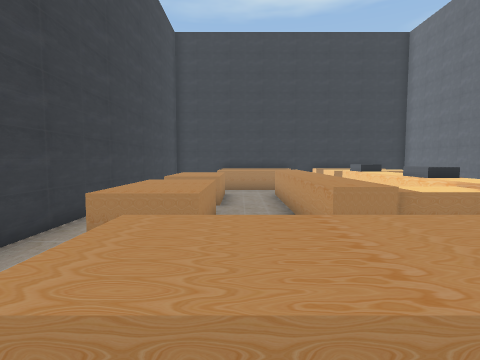
[1] (above)

13 first-person views from a walk through a 3-D level made in the Unity game engine. The camera is 1.4 m above the floor, tilts 4° down and sees 80° across. The floor is counted in squares, 1 m on a side. Each view is taken from the middle of a square. On the plan, view 1 faces up. The plan holds only what a view shows up to about 14 squares ahead; the rest is blank. The player character is not drawn.

[2]
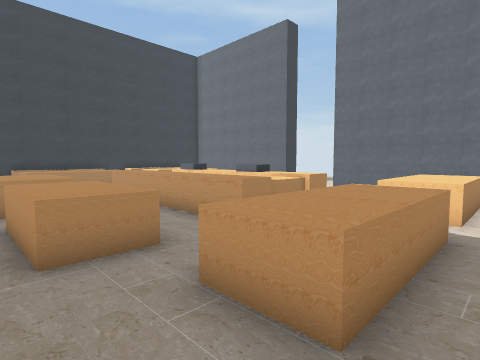

[3]
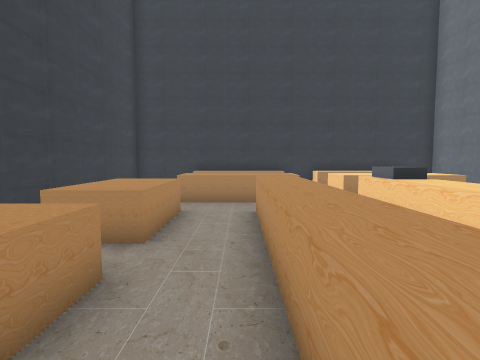

[4]
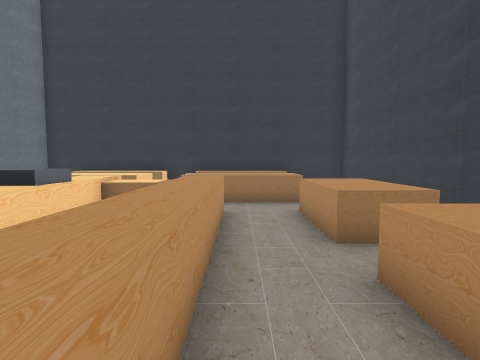

[5]
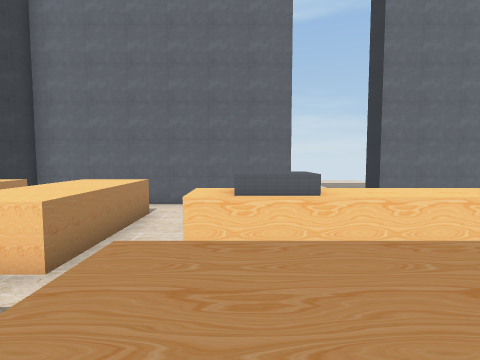

[6]
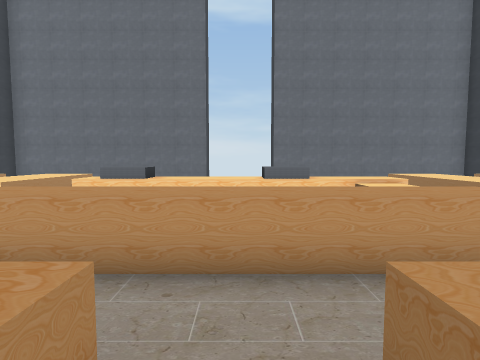

[7]
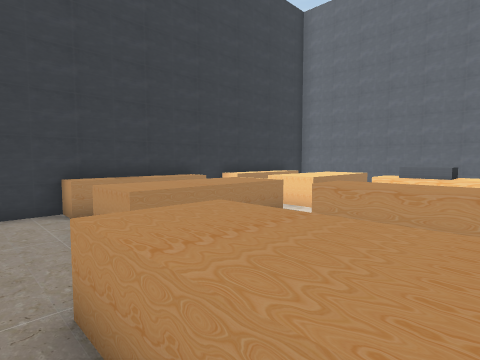

[8]
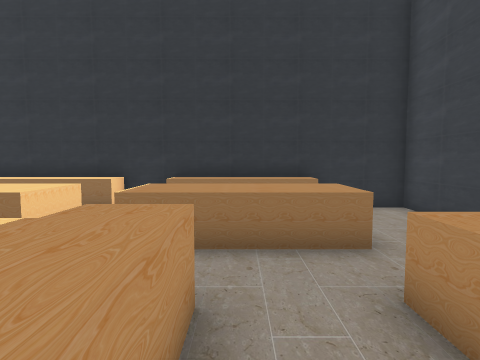

[9]
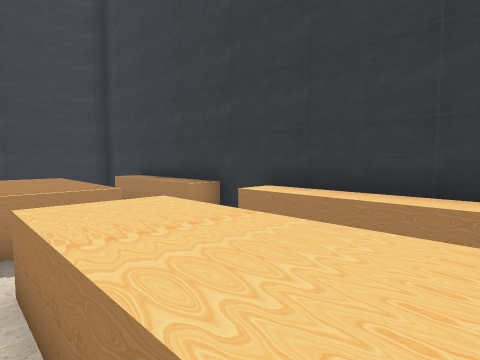

[10]
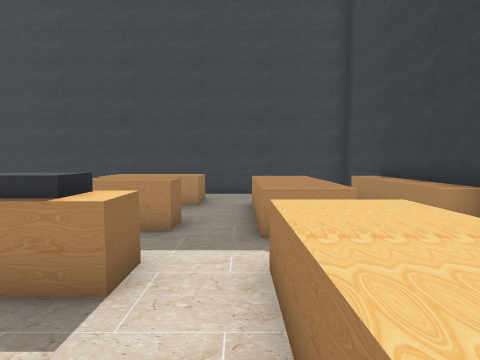

[11]
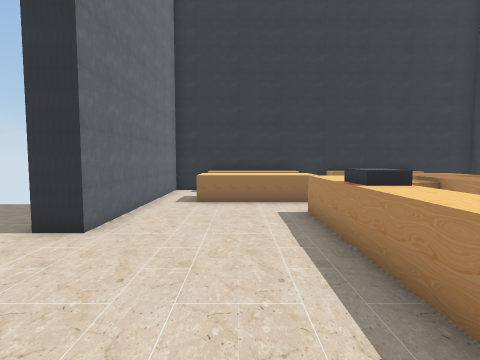

[12]
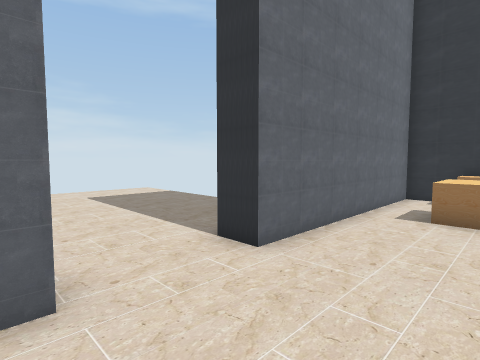

[13]
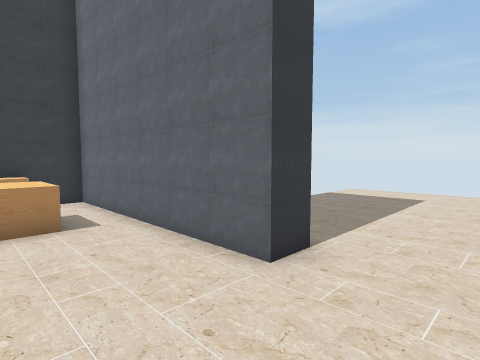

### Floor plan
Key: @ floor where view 1 was taken; # wall or solid block; . floor; ^ raised ledge; O other object.
Columns run from 4 left of view 1 to 20 right of it. Each row starts with its distance up from view 1.
 18 ###############
 17 # .^^^^^.^^^^.#
 16 # ..         .#
 15 #..^^^^^.^^^^.#
 14 #..^^^^^.^^^^.#
 13 #.............#
 12 #.^^..........#    ......
 11 #.^^..^.#O....#  ........
 10 # ^^..^ O#....##.........
  9 #.^^..^ ^^...............
  8 # ....^ ^^...............
  7 # ^^..^ #O...............
  6 #.^^..^ ^^....##.........
  5 #.^^..^^^^....# .........
  4 #.^^...  .....#  ........
  3 #......  .....#
  2 #..^^^^^.^^^^.#
  1 #..^^^^^.^^^^.#
  0 #...@...     .#
 -1 #..^^^^^ ^^^^.#
 -2 ###############

Where each view was taken, in squares from view 1:
view 1: 0 up, 0 right, facing up
view 2: 0 up, 3 left, facing up-right
view 3: 4 up, 1 right, facing up
view 4: 12 up, 1 right, facing down
view 5: 11 up, 1 right, facing right
view 6: 8 up, 2 left, facing right
view 7: 9 up, 3 left, facing up-right
view 8: 7 up, 1 right, facing down
view 9: 13 up, 8 right, facing up-left
view 10: 13 up, 8 right, facing left
view 11: 12 up, 7 right, facing down
view 12: 10 up, 7 right, facing down-right
view 13: 7 up, 7 right, facing up-right
